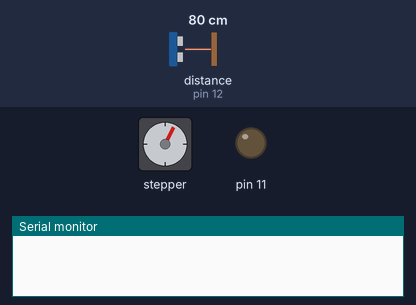
A sketch run on a simulated Arduino Uno, built with avr-gcc and run on an emulated ATmega328P. On the bench: stepper motor, output pins drawn as LEDs (lit = HIGH), the last lines printed to the serial monitor. Wiring (inferred from the names in the program): ultrasonic range finder: trigger pin 13; echo pin 12. The inputs (shaded band) are chosen by the test bench; at power-on: distance to the obstacle (sensor on pin 12) 80 cm. The echo pulse lasts 58.3 µs per cm; stepper angles assume 200 steps per turn; pins used as bus, display or sensor lines are not drawn.

Above: at 0.88 s.
6.6 s: distance to the obstacle (sensor on pin 12) set to 72 cm
At 6.97 s:
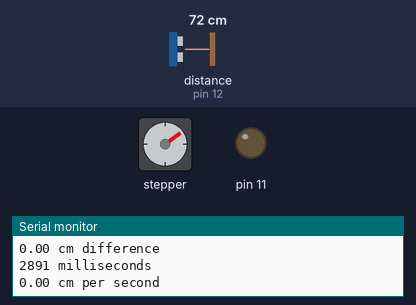
11.5 s: distance to the obstacle (sensor on pin 12) set to 2 cm
At 17.7 s:
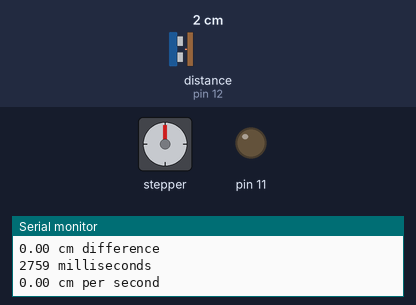
Timing chart, 0 to 19.2 s (numbered marks = the images above; inputs shaded):
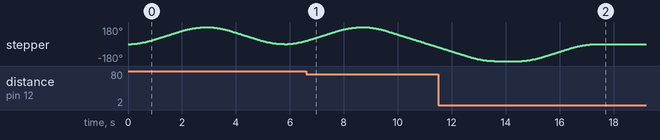

The sketch:

sensor_code.ino
```cpp
/*
HC-SR04 Ping distance sensor]
VCC to arduino 5v GND to arduino GND
Echo to Arduino pin 13 Trig to Arduino pin 12
Red POS to Arduino pin 11
Green POS to Arduino pin 10
560 ohm resistor to both LED NEG and GRD power rail
More info at: http://goo.gl/kJ8Gl
Original code improvements to the Ping sketch sourced from Trollmaker.com
Some code and wiring inspired by http://en.wikiversity.org/wiki/User:Dstaub/robotcar
*/
#include <SpeedyStepper.h>
const int MOTOR_STEP_PIN = 3;
const int MOTOR_DIRECTION_PIN = 4;
SpeedyStepper stepper;
#define trigPin 13
#define echoPin 12
float READ_DELAY = 1000; // Currently getting a weird behavior where speed becomes inaccurate at lower delays. No idea why.
float BLINK_DELAY = 250; // in milliseconds
int NOT_PEEKING = 3000; // in milliseconds, time between peeks when scared
const int VEL_THRESHHOLD = 5; // In cm per second
int PEEK_STEPS = 30; // Total guess at this point, number of steps it opens while peeking
int PEEKTIME = 300; // Time in milliseconds it spends peeking
const int stepperSpeed = 50;
const int max_steps = 100; // Total guess at this point, total amount it can open when happy
bool LEDFlag = false;
bool scaredFlag = false;
int currentSteps = 0;
bool shutFlag = true;
bool firstRunthrough = true;
bool peeking = false;


void setup() {
  Serial.begin (9600);
  pinMode(trigPin, OUTPUT);
  pinMode(echoPin, INPUT);
  pinMode(11, OUTPUT);
  stepper.connectToPins(MOTOR_STEP_PIN, MOTOR_DIRECTION_PIN);


}

void loop() {
  stepper.setSpeedInStepsPerSecond(stepperSpeed);
  stepper.setAccelerationInStepsPerSecondPerSecond(stepperSpeed);
  static long last_distance = 0; // "Set the first "previous difference" to 0
  static unsigned long previousReadt = 0;
  static unsigned long previousLEDt = 0;
  static float vel = 0;
  long duration, distance;
  float difference;
  int current_steps = 0;

  if (READ_DELAY <= millis() - previousReadt){

  digitalWrite(trigPin, LOW);  // Added this line
  delayMicroseconds(2); // Added this line
  digitalWrite(trigPin, HIGH);
  delayMicroseconds(10); // Added this line
  digitalWrite(trigPin, LOW);


  duration = pulseIn(echoPin, HIGH);
  distance = (duration/2) / 29.1;
  difference = abs(distance - last_distance);
  Serial.print(difference);
  Serial.println(" cm difference");
  last_distance = distance;

  unsigned long currentReadt = millis();
  unsigned long t_elapsed = currentReadt - previousReadt;
  Serial.print(t_elapsed);
  Serial.println(" milliseconds");
  vel = 1000 * difference / READ_DELAY; // In cm per second
  previousReadt = currentReadt;
  Serial.print(vel);
  Serial.println(" cm per second");
  }
if (vel >= VEL_THRESHHOLD){
  scaredFlag = true;
}
else{
  scaredFlag = false;
}


if (scaredFlag){

  if (!shutFlag && !peeking){
    stepper.moveRelativeInSteps(-currentSteps);
    shutFlag = true;
  }
  else{
    peeking = true;
    if (firstRunthrough){
    unsigned long startTime = millis();
    firstRunthrough = false;
    unsigned long current = millis();
    bool doneYet = false;


    if (current < startTime+NOT_PEEKING){
      int a =1; // I dont know I just need it to do nothing
     }
    else if (current<startTime+(PEEKTIME/2) && shutFlag){
      stepper.setSpeedInStepsPerSecond(stepperSpeed);
      stepper.setAccelerationInStepsPerSecondPerSecond(stepperSpeed);
      stepper.moveRelativeInSteps(PEEK_STEPS);
      shutFlag = false;
    }
    else if (current<startTime+PEEKTIME && !shutFlag){
      stepper.setSpeedInStepsPerSecond(stepperSpeed);
      stepper.setAccelerationInStepsPerSecondPerSecond(stepperSpeed);
      stepper.moveRelativeInSteps(-PEEK_STEPS);
      shutFlag = true;
      doneYet = true;
    }
    else if (doneYet){
      firstRunthrough = true;
      doneYet = false;
    }
    }
  }


}
// OK so that was all if we are still scared. If we aren't...
else{
  if (shutFlag){
    stepper.setSpeedInStepsPerSecond(stepperSpeed);
    stepper.setAccelerationInStepsPerSecondPerSecond(stepperSpeed);
    stepper.moveRelativeInSteps(max_steps);
    currentSteps += max_steps;
    shutFlag = false;

  }
  else if (currentSteps < max_steps){
    stepper.setSpeedInStepsPerSecond(stepperSpeed);
    stepper.setAccelerationInStepsPerSecondPerSecond(stepperSpeed);
    stepper.moveRelativeInSteps(max_steps-PEEK_STEPS);
    currentSteps = max_steps;
  }
}


  // Printing
  if (distance >= 200 || distance <= 0){
    //Serial.println("Out of range");
    //Serial.println(distance);
  }
  else {
    //Serial.print(distance);
    //Serial.println(" cm");
  }
}
```

Measured:
- the behaviour switches between 76 and 75 cm on distance to the obstacle (sensor on pin 12) (found by bisection; images 0 and 1)
